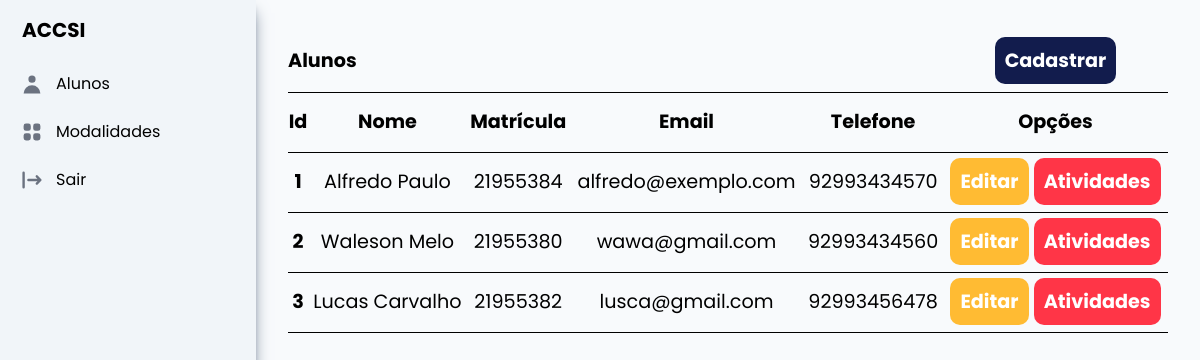
Before: / (signed in) with the older database file.
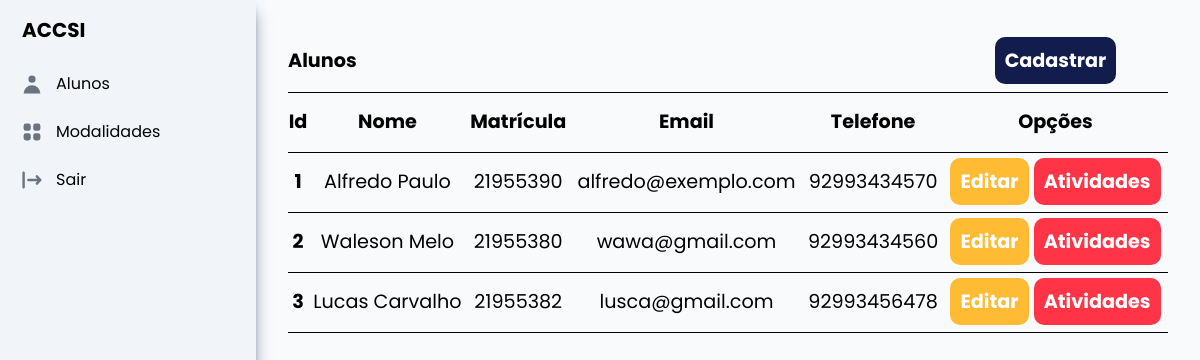
After: the same page with the newer database file.
### aluno/models.py (models this page shows)
class Aluno(models.Model):
    id_aluno = models.AutoField(primary_key=True)
    nome = models.CharField(max_length=50)
    matricula = models.IntegerField(unique=True)
    email = models.EmailField(max_length=50)
    telefone = models.CharField(max_length=20)

### aluno/views.py (the view)
# urls.py: path('', views.ListarAlunos.as_view(), name="home"),
@method_decorator(login_required, name='dispatch')
class ListarAlunos(ListView):
    template_name = 'listar_aluno.html'
    model = Aluno
    context_object_name = 'alunos'

### aluno/templates/listar_aluno.html
{% extends 'base.html' %}
{% load static %}
{% block style %}
    <link rel="stylesheet" href="{% static 'css/tabelas.css' %}" />
{% endblock %}
{% block conteudo %}
    <table>
        <thead>
            <tr>
                <th colspan="5" style="text-align: start">Alunos</th>
                <th colspan="1" style="justify-content: end">
                    <a class="cad" href="{% url 'cadastrar_aluno' %}">Cadastrar</a>
                </th>
            </tr>
            <tr>
                <th scope="col">Id</th>
                <th scope="col">Nome</th>
                <th scope="col">Matrícula</th>
                <th scope="col">Email</th>
                <th scope="col">Telefone</th>
                <th scope="col">Opções</th>
            </tr>
        </thead>
        <tbody>
            {% for aluno in alunos %}
                <tr>
                    <th scope="row">{{ aluno.id_aluno }}</th>
                    <td>{{ aluno.nome }}</td>
                    <td>{{ aluno.matricula }}</td>
                    <td>{{ aluno.email }}</td>
                    <td>{{ aluno.telefone }}</td>
                    <td>
                        <a class="edit" href="{% url 'editar_aluno' aluno.id_aluno %}">Editar</a>
                        <a class="delete"
                           href="{% url 'listar_aproveitamento' aluno.id_aluno %}">Atividades</a>
                    </td>
                </tr>
            {% endfor %}
        </tbody>
    </table>
{% endblock %}

Changed rows visible on the page:
changed Aluno "Alfredo Paulo": matricula "21955384" → "21955390"
